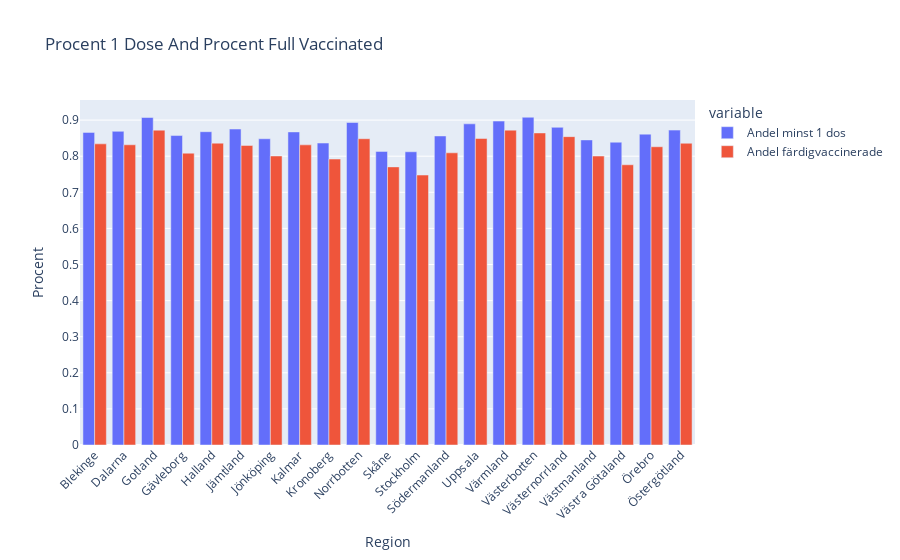

The code cell stored with this chart in its notebook:
### Code cell
fig = px.bar(län_vaccine_data, x="Län_namn", y=["Andel minst 1 dos", "Andel färdigvaccinerade"], title="Procent 1 Dose And Procent Full Vaccinated",
            labels ={"Län_namn": "Region", "value": "Procent"})
fig.update_layout(barmode="group", xaxis_tickangle=-45)
fig.show()
fig.write_html("visualizations/Procent1DoseandProcentFullVaccinated.html")

### Figure 1 — Plotly figure (JSON) as saved in the notebook; plotly's stock layout.template omitted (floating-point values rounded to 4 significant figures)
{"data": [{"alignmentgroup": "True", "hovertemplate": "variable=Andel minst 1 dos<br>Region=%{x}<br>Procent=%{y}<extra></extra>", "legendgroup": "Andel minst 1 dos", "marker": {"color": "#636efa", "pattern": {"shape": ""}}, "name": "Andel minst 1 dos", "offsetgroup": "Andel minst 1 dos", "orientation": "v", "showlegend": true, "textposition": "auto", "type": "bar", "x": ["Blekinge", "Dalarna", "Gotland", "Gävleborg", "Halland", "Jämtland", "Jönköping", "Kalmar", "Kronoberg", "Norrbotten", "Skåne", "Stockholm", "Södermanland", "Uppsala", "Värmland", "Västerbotten", "Västernorrland", "Västmanland", "Västra Götaland", "Örebro", "Östergötland"], "xaxis": "x", "y": [0.866, 0.8689, 0.9072, 0.8572, 0.8679, 0.8752, 0.8483, 0.8673, 0.8364, 0.8933, 0.8133, 0.8122, 0.8561, 0.8896, 0.8973, 0.9079, 0.88, 0.8451, 0.8388, 0.8611, 0.8723], "yaxis": "y"}, {"alignmentgroup": "True", "hovertemplate": "variable=Andel färdigvaccinerade<br>Region=%{x}<br>Procent=%{y}<extra></extra>", "legendgroup": "Andel färdigvaccinerade", "marker": {"color": "#EF553B", "pattern": {"shape": ""}}, "name": "Andel färdigvaccinerade", "offsetgroup": "Andel färdigvaccinerade", "orientation": "v", "showlegend": true, "textposition": "auto", "type": "bar", "x": ["Blekinge", "Dalarna", "Gotland", "Gävleborg", "Halland", "Jämtland", "Jönköping", "Kalmar", "Kronoberg", "Norrbotten", "Skåne", "Stockholm", "Södermanland", "Uppsala", "Värmland", "Västerbotten", "Västernorrland", "Västmanland", "Västra Götaland", "Örebro", "Östergötland"], "xaxis": "x", "y": [0.8342, 0.8316, 0.8721, 0.8084, 0.8361, 0.8298, 0.8006, 0.8314, 0.7921, 0.8484, 0.7704, 0.7478, 0.8094, 0.8489, 0.8722, 0.8644, 0.8542, 0.8004, 0.7763, 0.8262, 0.8359], "yaxis": "y"}], "layout": {"barmode": "group", "legend": {"title": {"text": "variable"}, "tracegroupgap": 0}, "title": {"text": "Procent 1 Dose And Procent Full Vaccinated"}, "xaxis": {"anchor": "y", "domain": [0, 1], "tickangle": -45, "title": {"text": "Region"}}, "yaxis": {"anchor": "x", "domain": [0, 1], "title": {"text": "Procent"}}}}
